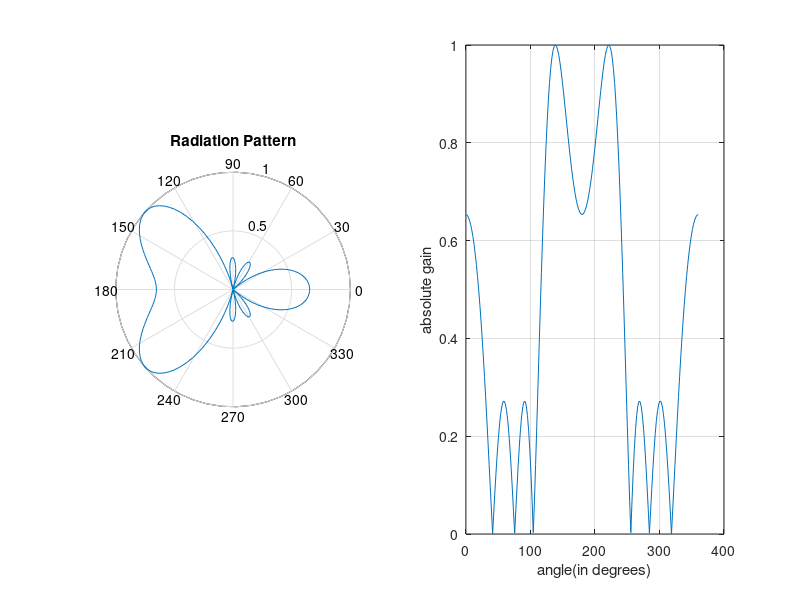

This figure's MATLAB source:
clc;
close all;
clear all;

phi = 0:0.01*pi:2*pi;
n = 4;
c = 3e8;
f = 2e6;
lambda = c/f;
d = lambda/2;
dr = (2*pi/lambda)*d;
delta = -dr-(pi/n);
psi = (dr*cos(phi))+delta;
e = (1/n) * abs(sin(n*psi/2)./sin(psi/2));
subplot(1,2,1);
polar(phi,e);
title('Radiation Pattern');
subplot(1,2,2);
plot(phi*180/pi,e);
xlabel('angle(in degrees)');
ylabel('absolute gain');
grid on;